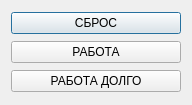
<?xml version="1.0" encoding="UTF-8"?>
<ui version="4.0">
 <class>Dialog</class>
 <widget class="QDialog" name="Dialog">
  <property name="geometry">
   <rect>
    <x>0</x>
    <y>0</y>
    <width>192</width>
    <height>105</height>
   </rect>
  </property>
  <property name="windowTitle">
   <string>Dialog</string>
  </property>
  <layout class="QGridLayout" name="gridLayout">
   <item row="0" column="0">
    <widget class="QPushButton" name="pb_Sbros">
     <property name="text">
      <string>СБРОС</string>
     </property>
    </widget>
   </item>
   <item row="1" column="0">
    <widget class="QPushButton" name="pb_Rabota">
     <property name="text">
      <string>РАБОТА</string>
     </property>
    </widget>
   </item>
   <item row="2" column="0">
    <widget class="QPushButton" name="RabotaDolgo">
     <property name="enabled">
      <bool>true</bool>
     </property>
     <property name="text">
      <string>РАБОТА ДОЛГО</string>
     </property>
    </widget>
   </item>
  </layout>
 </widget>
 <layoutdefault spacing="6" margin="11"/>
 <resources/>
 <connections/>
</ui>
